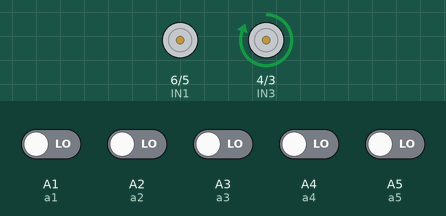
Simulated run of this sketch. Board: Arduino Nano, built with avr-gcc and run on an emulated ATmega328P. Shown: motor-driver pin pairs drawn as motors (green arrow = first pin HIGH = forward, orange = second pin HIGH = backward, longer = more drive, scaled by the enable pin). The test bench sets the inputs (shaded band); at power-on: A1 (a1), A2 (a2), A3 (a3), A4 (a4), A5 (a5) LOW.

Above: at 11.2 s.
11.3 s: A4 (a4) driven HIGH
At 11.64 s:
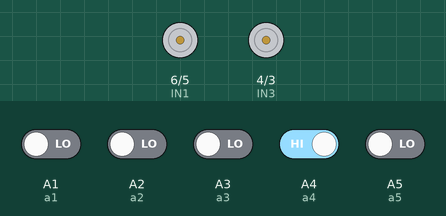
14.3 s: A1 (a1) driven HIGH
At 14.3 s:
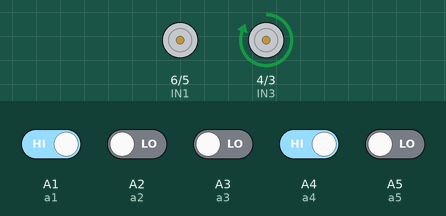
15.8 s: A5 (a5) driven HIGH
18.8 s: A5 (a5) driven LOW
20.3 s: A1 (a1) driven LOW
At 20.46 s:
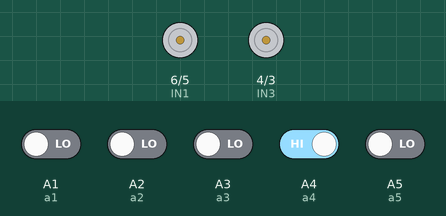
23.3 s: A5 (a5) driven HIGH
At 24.0 s:
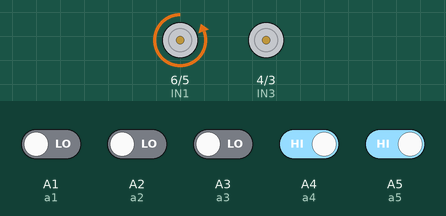
Timing chart, 0 to 25.8 s (numbered marks = the images above; inputs shaded):
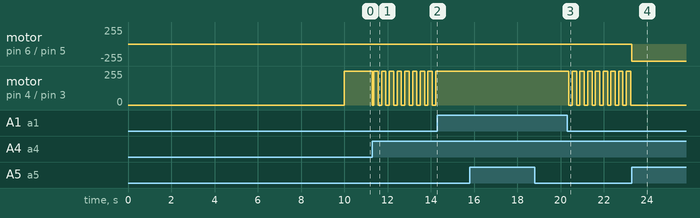

The sketch:

pid.ino
```cpp
#include <QTRSensors.h>

QTRSensors qtr;
const uint8_t SensorCount =8;
uint16_t sensorValues[SensorCount];


float Kp = 0.120;//0.120 //related to the proportional control term rep;0.177    //0.20            //change the value by trial-and-error (ex: 0.07).
float Ki = 0.003;  //related to the integral control term exact; 0.0009   0.001   perfect one (0.003)           /change the value by trial-and-error (ex: 0.0008).
float Kd = 0.99;//0.99//related to the derivative control term oss;  1.15                           //change the value by trial-and-error (ex: 0.6).1

int P;
int I;
int D;
//configuratoin du vittese
int lastError = 0;
const uint8_t maxspeeda = 200; // don't change this value !!! 250
const uint8_t maxspeedb =200; // don't change this value !!!
const uint8_t basespeeda =80; //best value 80
const uint8_t basespeedb = 80;

//PONT H (L298N)
#define IN1 6
#define IN2 5
#define IN3 4
#define IN4 3
#define ENA 7
#define ENB 2
//declaratoin des inpout du QTR
#define a7 A7
#define a6 A6
#define a5 A5
#define a4 A4
#define a3 A3
#define a2 A2
#define a1 A1
#define a0 A0
#define U0 digitalRead(a0)
#define U1 digitalRead(a1)
#define U2 digitalRead(a2)
#define U3 digitalRead(a3)
#define U4 digitalRead(a4)
#define U5 digitalRead(a5)
#define U6 digitalRead(a6)
#define U7 digitalRead(a7)
void setup() {
    qtr.setTypeRC();
    qtr.setSensorPins((const uint8_t[]){ a1, a2, a3, a4, a5, a6, a7}, SensorCount);
    Serial.begin(9600);
    //qtr.setEmitterPin(10);
    /* pinMode(push, INPUT);
    pinMode(25, INPUT);
    pinMode(24, INPUT);
    pinMode(buzz, OUTPUT);*/
    pinMode(ENA, OUTPUT);
    pinMode(ENB, OUTPUT);
    pinMode(IN1, OUTPUT);
    pinMode(IN2, OUTPUT);
    pinMode(IN3, OUTPUT);
    pinMode(IN4, OUTPUT);
    calibration();
    /*for (int i=0;i<200;i++){
    analogWrite(buzz,2*i) ;
    delay(10); }
    digitalWrite(buzz,0) ;
    do{}while (U==0);
    analogWrite(buzz,250);
    delay(1000);
    digitalWrite(buzz,0);*/

}
/////////////////////////////////////////////////////////////////////////////////////////
void loop()
{
    // put your main code here, to run repeatedly
    PID_controlB();
}
/////////////////////////////////////////////////////////////////////////////////////////
void calibration()
{
  for (uint16_t i = 0; i < 400; i++)
  {
  qtr.calibrate();
  }
}

void forward_brake(int posa, int posb)
{
  //set the appropriate values for aphase and bphase so that the robot goes straight
  if(posa>0)
  {
     digitalWrite(IN4, LOW);
     digitalWrite(IN3, HIGH);
     analogWrite(ENB, posa);
  }
  if(posb>0)
  {
     digitalWrite(IN2, HIGH);
     digitalWrite(IN1, LOW);
     analogWrite(ENA, posb);
  }
  if(posa<0)
  {
     digitalWrite(IN4, HIGH);
     digitalWrite(IN3, LOW);
     analogWrite(ENB, posa);
  }
  if(posb<0)
  {
     digitalWrite(IN2,LOW);
     digitalWrite(IN1, HIGH);
     analogWrite(ENA, posb);
  }
}

/*************************************************************************
* Function Name: PID_control
********************************************************************
* Summary:
* This is the function of the PID control system. The distinguishing
* feature of the PID controller is the ability to use the three control
* terms of proportional, integral and derivative influence on the controller
* output to apply accurate and optimal control. This correction is applied to
* the speed of the motors, which should be in range of the interval [0, max_speed],
* max_speed <= 255.
*
* Parameters:
* none
*
* Returns:
*  none
*************************************************************************/
void PID_controlB()
{
  uint16_t position = qtr.readLineBlack(sensorValues);
  int error = 3500 - position;
  P = error;
  I = I + error;
  D = error - lastError;
  lastError = error;
  int motorspeed = P*Kp + I*Ki + D*Kd;

  int motorspeeda = basespeeda + motorspeed;
  int motorspeedb = basespeedb - motorspeed;

  if (motorspeeda > maxspeeda)
  {
     motorspeeda = maxspeeda;
  }
  if (motorspeedb > maxspeedb)
  {
     motorspeedb = maxspeedb;
  }
  if (motorspeeda < -77)
  {
     motorspeeda = -77;
  }
  if (motorspeedb < -77)
  {
     motorspeedb = -77;
  }
  forward_brake(motorspeeda, motorspeedb);
 // Serial.println(motorspeeda);Serial.print('\t');Serial.println(motorspeedb);
 }
  /*if (motorspeeda<motorspeedb){digitalWrite(ledr,HIGH);digitalWrite(ledl,LOW);
    }
     else if (motorspeeda>motorspeedb){digitalWrite(ledl,HIGH);digitalWrite(ledr,LOW);
    }
    else{digitalWrite(ledr,LOW);digitalWrite(ledl,LOW);}*/


void forward()
{
  digitalWrite(IN4, LOW);
  digitalWrite(IN3, HIGH);
  analogWrite(ENB, 150);

  digitalWrite(IN2, HIGH);
  digitalWrite(IN1, LOW);
  analogWrite(ENA, 150);

}

void backward()
{

  digitalWrite(IN4, HIGH );
  digitalWrite(IN3, LOW);
  analogWrite(ENB, 63);

  digitalWrite(IN2, LOW );
  digitalWrite(IN1, HIGH );
  analogWrite(ENA, 60);

}

void left()
{
  digitalWrite(IN4, LOW);
  digitalWrite(IN3, HIGH);
  analogWrite(ENB, 120);

  digitalWrite(IN2, LOW);
  digitalWrite(IN1, HIGH);
  analogWrite(ENA, 120);


}

void right()
{
  digitalWrite(IN4, HIGH);
  digitalWrite(IN3, LOW);
  analogWrite(ENB, 120);

  digitalWrite(IN2, HIGH);
  digitalWrite(IN1, LOW);
  analogWrite(ENA, 120);

}

void off()
{
  digitalWrite(ENB, LOW);
  digitalWrite(ENA, LOW);
}
```

Measured:
- after the input at 11.3 s, motor on pin 4 (IN3) / pin 3 (IN4): forward 255/255 → stopped at once, then repeats every 0.36 s: forward 255/255 0.20 s, stopped 0.16 s
- after the input at 14.3 s, motor on pin 4 (IN3) / pin 3 (IN4): stops changing and stays forward 255/255
- after the input at 18.8 s, every drawn part: stays the same
- after the input at 20.3 s, motor on pin 4 (IN3) / pin 3 (IN4): alternates forward 255/255 for 0.20 s and stopped for 0.16 s, starting after 0.09 s
- after the input at 23.3 s, motor on pin 6 (IN1) / pin 5 (IN2): stopped → backward 255/255 at once; motor on pin 4 (IN3) / pin 3 (IN4): stops changing and stays stopped
